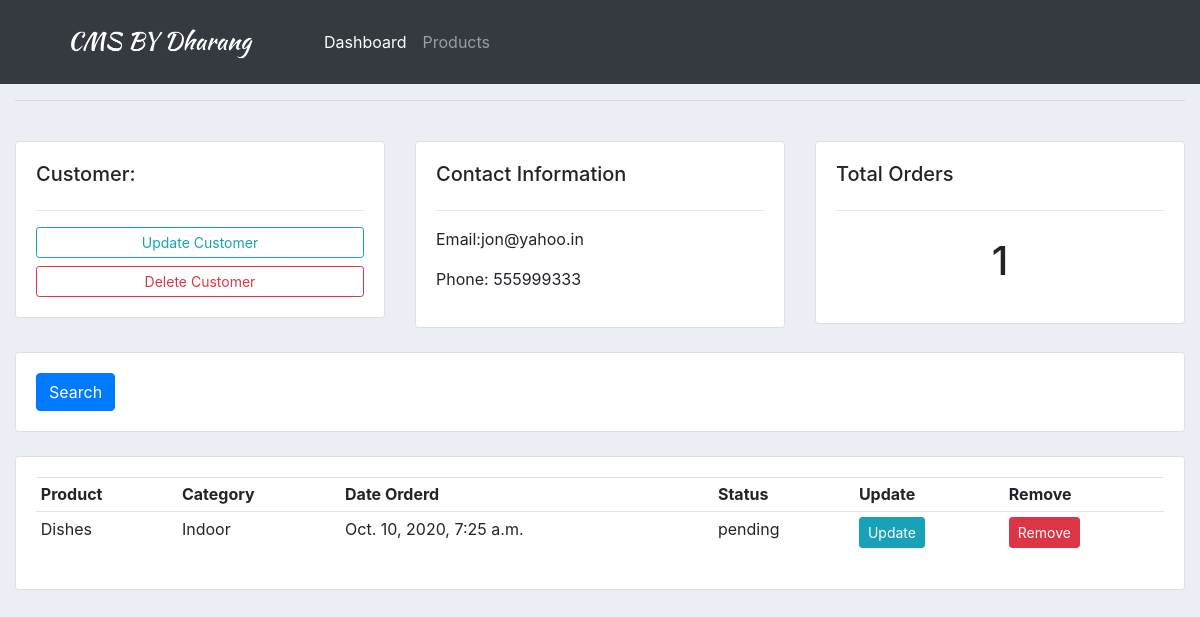
/customer/1, run on an earlier commit of the app's database.
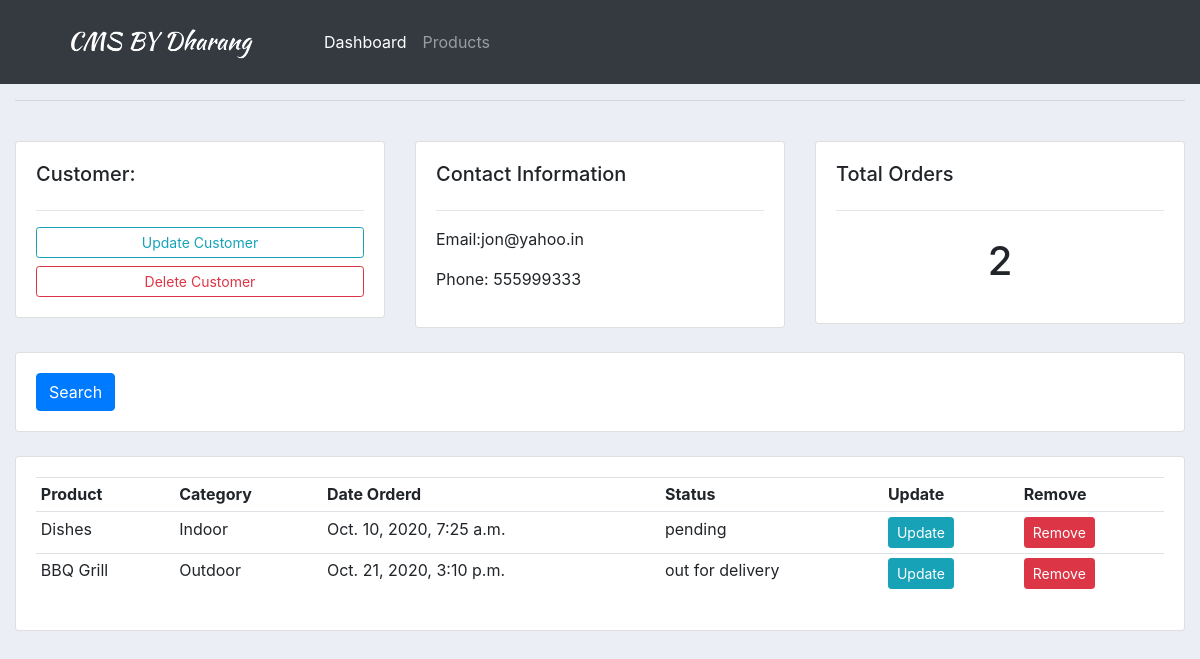
And on a later commit of the database.
### accounts/models.py (models this page shows, shortened)
class Customer(models.Model):
    name = models.CharField(max_length=200,null=True)
    phone = models.CharField(max_length=200,null=True)
    email = models.CharField(max_length=200,null=True)
    date_created = models.DateTimeField(auto_now_add=True)

class Orders(models.Model):
    STATUS = (
        ('pending','pending'),
        ('out for delivery','out for delivery'),
        ('delivered','delivered'),
             )
    customer = models.ForeignKey(Customer,on_delete=models.SET_NULL,null=True)
    product = models.ForeignKey(Products,on_delete=models.SET_NULL,null=True)
    date_created = models.DateTimeField(auto_now_add=True)
    status = models.CharField(max_length=200,null=True,choices=STATUS)

class Products(models.Model):
    CATAGORY = (
        ('Indoor','Indoor'),
        ('Outdoor','Outdoor'),
                )
    name = models.CharField(max_length=200,null=True)
    category = models.CharField(max_length=200,null=True,choices=CATAGORY)
    price = models.FloatField(null=True)
    description = models.CharField(max_length=200,null=True,blank=True)
    date_created = models.DateTimeField(auto_now_add=True)
    tags = models.ManyToManyField(Tag)
    def __str__(self):
        return self.name

### accounts/views.py (the view)
# urls.py: path('customer/<str:pk>', views.customer, name='customer' ),
def customer(request,pk):
    customer = Customer.objects.get(id=pk)
    orders = customer.orders_set.all()
    context = {'customer': customer,'orders': orders}
    return render(request, 'accounts/customer.html', context )

### accounts/templates/accounts/customer.html
{% extends 'accounts/main.html' %}
{% block content %}
<br>
<div class="row">
	<div class="col-md">
		<div class="card card-body">
			<h5>Customer:</h5>
			<hr>
			<a class="btn btn-outline-info  btn-sm btn-block" href="">Update Customer</a>
			<a class="btn btn-outline-danger  btn-sm btn-block" href="">Delete Customer</a>
		</div>
	</div>
	<div class="col-md">
		<div class="card card-body">
			<h5>Contact Information</h5>
			<hr>
			<p>Email:{{ customer.email }} </p>
			<p>Phone: {{ customer.phone }}</p>
		</div>
	</div>
	<div class="col-md">
		<div class="card card-body">
			<h5>Total Orders</h5>
			<hr>
			<h1 style="text-align: center;padding: 10px">{{ orders.count }}</h1>
		</div>
	</div>
</div>
<br>
<div class="row">
	<div class="col">
		<div class="card card-body">
			<form method="get">
		    <button class="btn btn-primary" type="submit">Search</button>
		  </form>
		</div>
	</div>
</div>
<br>
<div class="row">
	<div class="col-md">
		<div class="card card-body">
			<table class="table table-sm">
				<tr>
					<th>Product</th>
					<th>Category</th>
					<th>Date Orderd</th>
					<th>Status</th>
					<th>Update</th>
					<th>Remove</th>
				</tr>
				{% for i in orders %}
					<tr>
						<td>{{i.product}}</td>
						<td>{{i.product.category}}</td>
						<td>{{i.date_created}}</td>
						<td>{{i.status}}</td>
						<td><a class="btn btn-sm btn-info" href="{% url 'update_order' i.id %}">Update</a></td>
						<td><a class="btn btn-sm btn-danger" href="{% url 'delete_order' i.id %}">Remove</a></td>
					</tr>
				{% endfor %}
			</table>
		</div>
	</div>
</div>
{% endblock content %}

What changed in the data, as far as the page shows it:
computed for Customer "jon@yahoo.in": count "1" → "2"
added Orders: product "BBQ Grill", product.category "Outdoor", date_created "Oct. 21, 2020, 3:10 p.m.", status "out for delivery"
